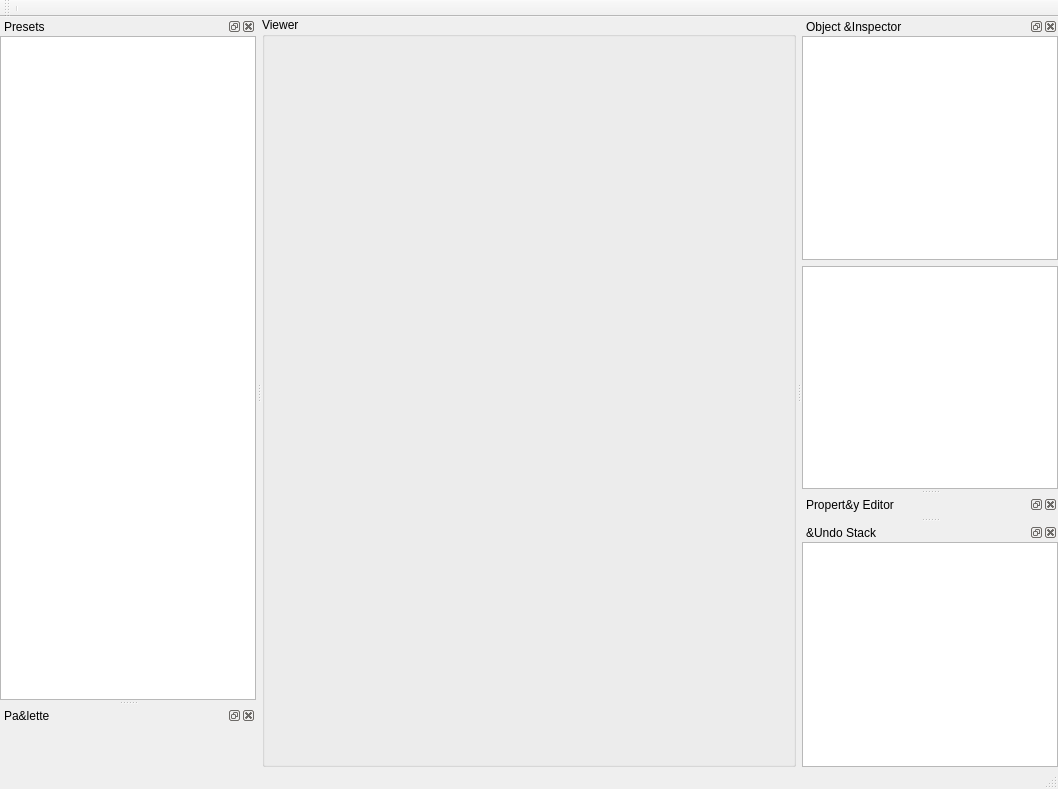
<?xml version="1.0" encoding="UTF-8"?>
<ui version="4.0">
 <class>MainWindow</class>
 <widget class="QMainWindow" name="MainWindow">
  <property name="geometry">
   <rect>
    <x>0</x>
    <y>0</y>
    <width>1058</width>
    <height>789</height>
   </rect>
  </property>
  <property name="windowTitle">
   <string>MainWindow</string>
  </property>
  <widget class="QWidget" name="centralwidget">
   <layout class="QHBoxLayout" name="horizontalLayout">
    <property name="leftMargin">
     <number>0</number>
    </property>
    <property name="topMargin">
     <number>0</number>
    </property>
    <property name="rightMargin">
     <number>0</number>
    </property>
    <property name="bottomMargin">
     <number>0</number>
    </property>
    <item>
     <widget class="QGroupBox" name="sceneBox">
      <property name="title">
       <string>Viewer</string>
      </property>
      <layout class="QVBoxLayout" name="verticalLayout_11"/>
     </widget>
    </item>
   </layout>
  </widget>
  <widget class="QMenuBar" name="menubar">
   <property name="geometry">
    <rect>
     <x>0</x>
     <y>0</y>
     <width>1058</width>
     <height>29</height>
    </rect>
   </property>
  </widget>
  <widget class="QStatusBar" name="statusbar"/>
  <widget class="QDockWidget" name="dockWidget">
   <property name="windowTitle">
    <string>Object &amp;Inspector</string>
   </property>
   <attribute name="dockWidgetArea">
    <number>2</number>
   </attribute>
   <widget class="QWidget" name="dockWidgetContents">
    <layout class="QVBoxLayout" name="verticalLayout">
     <property name="leftMargin">
      <number>0</number>
     </property>
     <property name="topMargin">
      <number>0</number>
     </property>
     <property name="rightMargin">
      <number>0</number>
     </property>
     <property name="bottomMargin">
      <number>0</number>
     </property>
     <item>
      <widget class="QTreeView" name="statesView"/>
     </item>
     <item>
      <widget class="QTreeView" name="transitionsView">
       <property name="rootIsDecorated">
        <bool>false</bool>
       </property>
      </widget>
     </item>
    </layout>
   </widget>
  </widget>
  <widget class="QToolBar" name="mainToolBar">
   <property name="windowTitle">
    <string>toolBar</string>
   </property>
   <attribute name="toolBarArea">
    <enum>TopToolBarArea</enum>
   </attribute>
   <attribute name="toolBarBreak">
    <bool>false</bool>
   </attribute>
   <addaction name="separator"/>
  </widget>
  <widget class="QDockWidget" name="dockWidget_3">
   <property name="windowTitle">
    <string>Presets</string>
   </property>
   <attribute name="dockWidgetArea">
    <number>1</number>
   </attribute>
   <widget class="QWidget" name="dockWidgetContents_3">
    <layout class="QVBoxLayout" name="verticalLayout_5">
     <property name="leftMargin">
      <number>0</number>
     </property>
     <property name="topMargin">
      <number>0</number>
     </property>
     <property name="rightMargin">
      <number>0</number>
     </property>
     <property name="bottomMargin">
      <number>0</number>
     </property>
     <item>
      <widget class="QTreeView" name="presetsTreeView"/>
     </item>
    </layout>
   </widget>
  </widget>
  <widget class="QDockWidget" name="dockWidget_2">
   <property name="windowTitle">
    <string>Pa&amp;lette</string>
   </property>
   <attribute name="dockWidgetArea">
    <number>1</number>
   </attribute>
   <widget class="QWidget" name="dockWidgetContents_2">
    <layout class="QVBoxLayout" name="verticalLayout_8">
     <property name="leftMargin">
      <number>0</number>
     </property>
     <property name="topMargin">
      <number>0</number>
     </property>
     <property name="rightMargin">
      <number>0</number>
     </property>
     <property name="bottomMargin">
      <number>0</number>
     </property>
     <item>
      <widget class="KDSME::StateMachinePaletteWidget" name="paletteWidget" native="true"/>
     </item>
    </layout>
   </widget>
  </widget>
  <widget class="QDockWidget" name="dockWidget_4">
   <property name="windowTitle">
    <string>Propert&amp;y Editor</string>
   </property>
   <attribute name="dockWidgetArea">
    <number>2</number>
   </attribute>
   <widget class="QWidget" name="dockWidgetContents_4">
    <layout class="QVBoxLayout" name="verticalLayout_2">
     <property name="leftMargin">
      <number>0</number>
     </property>
     <property name="topMargin">
      <number>0</number>
     </property>
     <property name="rightMargin">
      <number>0</number>
     </property>
     <property name="bottomMargin">
      <number>0</number>
     </property>
     <item>
      <widget class="KDSME::PropertyEditor" name="propertyEditorWidget" native="true"/>
     </item>
    </layout>
   </widget>
  </widget>
  <widget class="QDockWidget" name="dockWidget_5">
   <property name="windowTitle">
    <string>&amp;Undo Stack</string>
   </property>
   <attribute name="dockWidgetArea">
    <number>2</number>
   </attribute>
   <widget class="QWidget" name="dockWidgetContents_5">
    <layout class="QVBoxLayout" name="verticalLayout_3">
     <property name="leftMargin">
      <number>0</number>
     </property>
     <property name="topMargin">
      <number>0</number>
     </property>
     <property name="rightMargin">
      <number>0</number>
     </property>
     <property name="bottomMargin">
      <number>0</number>
     </property>
     <item>
      <widget class="QUndoView" name="undoView"/>
     </item>
    </layout>
   </widget>
  </widget>
 </widget>
 <customwidgets>
  <customwidget>
   <class>QUndoView</class>
   <extends>QListView</extends>
   <header>qundoview.h</header>
  </customwidget>
  <customwidget>
   <class>KDSME::StateMachinePaletteWidget</class>
   <extends>QWidget</extends>
   <header>widgets/statemachinepalettewidget.h</header>
   <container>1</container>
  </customwidget>
  <customwidget>
   <class>KDSME::PropertyEditor</class>
   <extends>QWidget</extends>
   <header>widgets/propertyeditor.h</header>
   <container>1</container>
  </customwidget>
 </customwidgets>
 <resources/>
 <connections/>
</ui>
